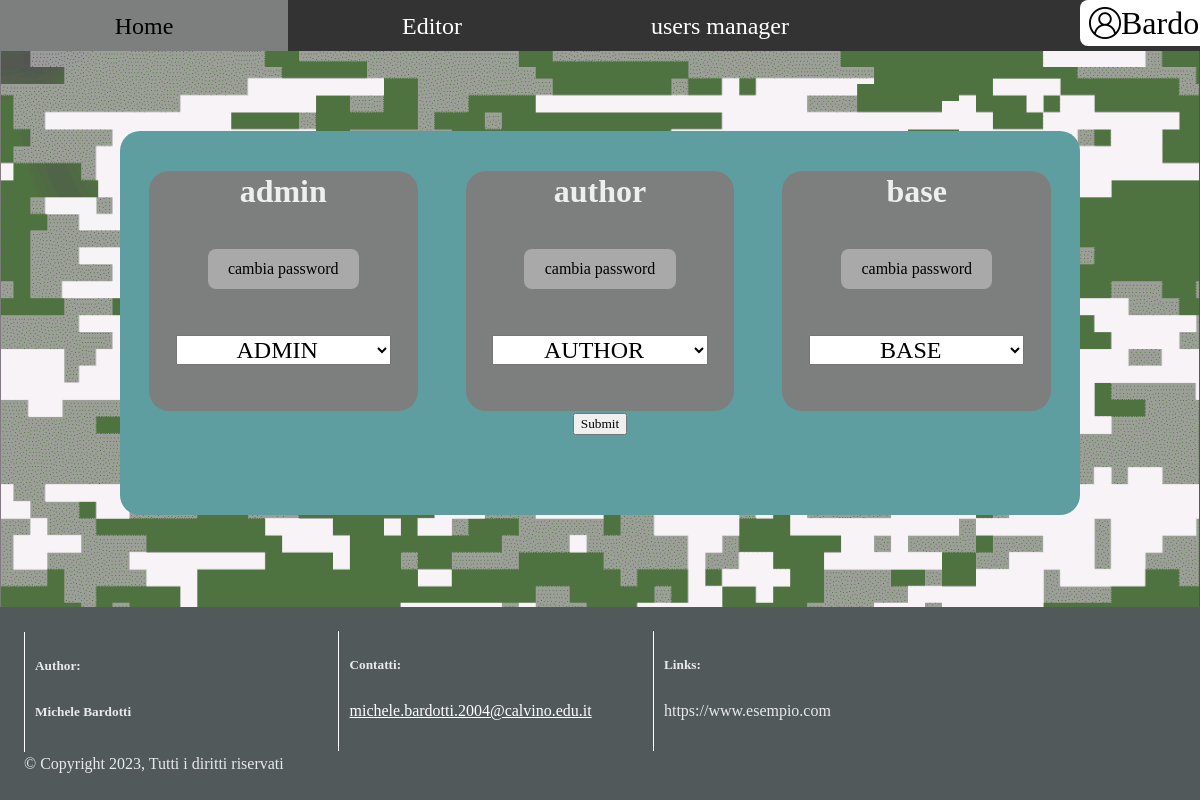
/manager.php (signed in), run on an earlier commit of the app's database.
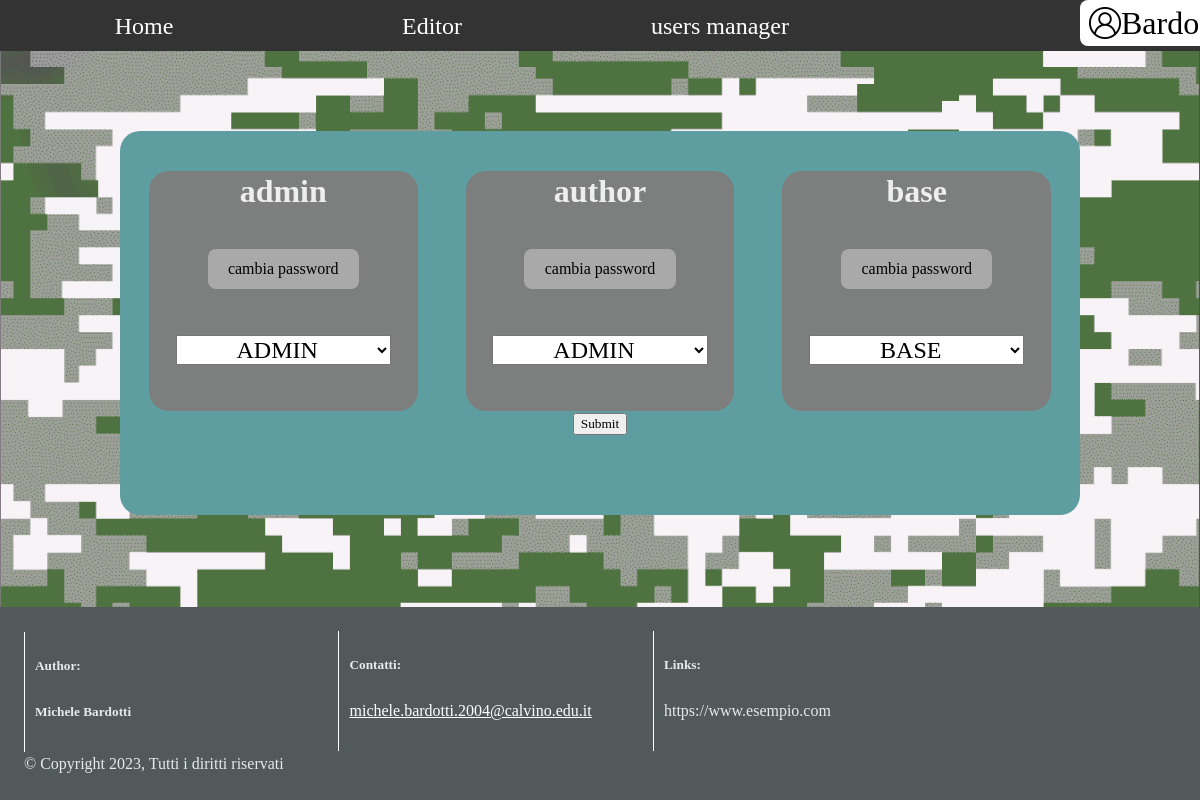
And on a later commit of the database.
### tables this page shows
CREATE TABLE `utenti` (
  `username` varchar(50) NOT NULL,
  `email` varchar(50) DEFAULT NULL,
  `password` varchar(255) DEFAULT NULL,
  `ruolo` varchar(255) DEFAULT 'BASE'
);

### manager.php (the view, shortened to what this page needs)
<?php
$pdo = new PDO("mysql:host=localhost; dbname=blog", "root", "");
?>
<!DOCTYPE html>
<html lang="it">
<head>
    <link rel="stylesheet" href="./css/common.css">
    <link rel="stylesheet" href="./css/manager.css">
</head>
<body>
    <div id="root">
        <div>
        <nav>
            <ul>
                <li><a href="./index.php">Home</a></li>
                <li>
                    <?php
                    $text = "SELECT ruolo FROM utenti WHERE username = ?";
                    $query= $pdo->prepare($text);
                    $query->execute([$_SESSION['user']]);
                    $row = $query->fetch();
                    if($row['ruolo']=='ADMIN' || $row['ruolo']=='AUTHOR'){
                        echo '<a href="./editor.php">Editor</a>';
                    }else{
                        $title = "'ALT!'";
                        $content = "'Questa sezione è accessibile solo alle persone autorizzate. Vuoi richiedere un ruolo da autore o admin?'";
                        echo '<a onclick="customAlert.alert('.$content.','.$title.')">Editor</a>';
                    }
                    ?>
                </li>
                <li><?php
                    if(!empty($_SESSION['user'])){
                        $text = "SELECT ruolo FROM utenti WHERE username = ?";
                        $query= $pdo->prepare($text);
                        $query->execute([$_SESSION['user']]);
                        $row = $query->fetch();
                        if($row['ruolo']=='ADMIN'){
                            echo '<a href="./manager.php">users manager</a>';
                        }
                    }
                    ?>
                </li>
                <li id="logli"><div id="loginBtn"
                ><img src="./img/account.png" alt="">
                <?php
                    if(!empty($_SESSION['user'])){
                        echo '<p>'.$_SESSION["user"]."</p>";
                    }
                    else{
                        echo '<p>Accedi</p>';
                    }
                ?>
                </div>
            </li>
            </ul>
            </nav>
            <div class="App">
            <div id='bodyManager'>
                <div id="container">
                    <?php
                    try{
                        $text = "SELECT username, ruolo FROM utenti WHERE username NOT LIKE ? ORDER BY username";
                        $query= $pdo->prepare($text);
                        $query->execute([$_SESSION['user']]);
                        $row = $query->fetchAll();
                    }
                        catch (PDOException $e){
                        echo "Nessun utente modificabile: solo tu sei registrato quì".$e;
                        exit();
                    }
                    if ($row != null) {
                        for($i=0;$i<sizeof($row);$i++){
                            echo "<div class='top' id='1'>
                            <h3 id='titleArtSec'>".$row[$i]['username']."</h3>
                            <input type='hidden' name='username".$i."' value='".$row[$i]['username']."' form='roleform'></input>
                            <div class='passBtnContainer'><button class='passBtn' id='".$row[$i]['username']."' onclick='passChange(this)'>cambia password</button></div>
                            <select id='choose' name='rolelist".$i."' form='roleform'>";
                            switch ($row[$i]['ruolo']) {
                                case 'BASE':
                                    echo "<option selected='selected' value='BASE'>BASE</option>
                                    <option value='AUTHOR'>AUTHOR</option>
                                    <option value='ADMIN'>ADMIN</option>";
                                    break;
                                case 'AUTHOR':
                                    echo "<option value='BASE'>BASE</option>
                                    <option selected='selected' value='AUTHOR'>AUTHOR</option>
                                    <option value='ADMIN'>ADMIN</option>";
                                    break;
                                case 'ADMIN':
                                    echo "<option value='BASE'>BASE</option>
                                    <option value='AUTHOR'>AUTHOR</option>
                                    <option selected='selected' value='ADMIN'>ADMIN</option>";
                                    break;
                            }
                            echo "</select>
                            </div>";
                        }
                    }
                    ?>
                    <form action="" onsubmit="return updateProfil(event,this)" method="post" id="roleform" enctype="multipart/form-data">
                        <input id="send" type="submit">
                    </form>
                </div>
            </div>
        </div>
    </div>
    </div><footer>
    <div class="foot" id="crediti">
        <h5>Author:</h5>
        <h5>Michele Bardotti</h5>
    </div>
    <div class="foot" id="contatti">
        <h5>Contatti:</h5><a href="mailto:michele.bardotti.2004@calvino.edu.it">michele.bardotti.2004@calvino.edu.it</a>
    </div>
    <div class="foot" id="links">
        <h5>Links:</h5><a>https://www.esempio.com</a>
    </div>
    <div>© Copyright 2023, Tutti i diritti riservati</div>
</footer>
</body>
</html>

### css/common.css (style rules this page uses)
* { font-family: font; }
:root { font-family: font; font-size: 16px; line-height: 24px; font-weight: 400; color-scheme: light dark; color: rgba(255, 255, 255, 0.87); background-color: #242424; font-synthesis: none; text-rendering: optimizeLegibility; -webkit-font-smoothing: antialiased; -moz-osx-font-smoothing: grayscale; -webkit-text-size-adjust: 100%; }
#root { position:inherit; width: 100%; text-align: center; }
html { min-height: 100vh; }
body { place-items:initial; min-width: 320px; min-height: 100vh; margin:0; display: flex; flex-direction: column; background-image:url('../img/background1.png'); background-repeat: no-repeat; background-size: cover; }
button { border-radius: 8px; border: 1px solid transparent; padding: 0.6em 1.2em; font-size: 1em; font-weight: 500; font-family: inherit; background-color: #1a1a1a; cursor: pointer; transition: border-color 0.25s; }
nav { z-index: 999; position: sticky; top:0; }
ul { list-style-type: none; margin: 0; padding: 0; overflow: hidden; background-color: #333; }
li { width: 24%; float: left; }
#loginBtn { background-color: white; width: 100%; color: black; display: inline-flex; align-items: center; border-radius: 8px; border: 1px solid transparent; max-height: 4vh; padding: 0.5vw 1vh; font-size: 1em; font-weight: 500; font-family: inherit; cursor: pointer; transition: border-color 0.25s; }
#loginBtn img { max-height: 4vh; height: auto; }
#loginBtn p { text-align: center; font-size: 200%; margin:0; }
li a { font-size: 3vh; min-height: 3vh; padding: 1.7vh 1vw; display: block; color: white; text-align: center; text-decoration: none; transition: background-color 0.5s, color 0.5s; }
#logli { width: 10%; float: right; align-items: baseline; }
footer { margin-top: auto; padding: 2%; background-color: rgb(81, 89, 91); }
.foot { height: 15vh; width: 20%; display: inline-block; text-align: left; padding-left: 10px; border-left: 1px white solid; }
#crediti { margin-right: 3%; }
#contatti { margin-right: 3%; margin-left: 3%; }
#links { margin-left: 3%; }
#contatti a { color:white }

### css/manager.css (style rules this page uses)
#container { margin-top: 10vh; padding-top: 5vh; margin-bottom: 10vh; padding-bottom: 10vh; height: 50%; width: 80%; margin-left: auto; margin-right: auto; background-color: cadetblue; border-radius: 20px; }
.top { height: 30vh; text-overflow: ellipsis; overflow: hidden; display: inline-flex; align-items: flex-start; justify-content: center; flex-wrap: wrap; width: 28%; margin-right: 2.5%; margin-left: 2.5%; background-color: rgb(125,127,126); border-radius: 20px; transition: background-color 0.5s; }
#titleArtSec { font-size: 200%; width: 100%; margin:1vh 0; }
#choose { font-size: 150%; text-align: center; width: 80%; margin:1vh 0; }
.passBtnContainer { width: 100%; }
.passBtn { background-color: darkgray; }

What changed in the data, as far as the page shows it:
changed utenti "author": ruolo "AUTHOR" → "ADMIN"
